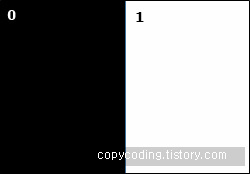
#> input picture opencv/data/bit_image_1.jpeg, 250 x 174 px
$ jupyter execute '비트연산.ipynb'
#> lines starting #> are read from the running program, lines starting #| are printed output that depends on the picture
[cell 1]
import cv2
import matplotlib.pyplot as plt

image_1 = cv2.imread('../data/bit_image_1.jpeg')
#> image_1 is the input picture: shape (174, 250, 3); mean B, G, R 122.3, 122.2, 122
image_2 = cv2.imread('../data/bit_image_2.jpeg')
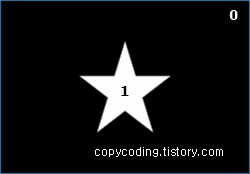
#> input picture opencv/data/bit_image_2.jpeg, 250 x 174 px
#> image_2 is the input picture: shape (174, 250, 3); mean B, G, R 20.9, 20, 19

fig, axes = plt.subplots(1, 2, figsize=(10, 10))
axes[0].imshow(image_1)
axes[0].set_title('image_1')
axes[0].axis('off')

axes[1].imshow(image_2)
axes[1].set_title('image_2')
axes[1].axis('off')
plt.show()
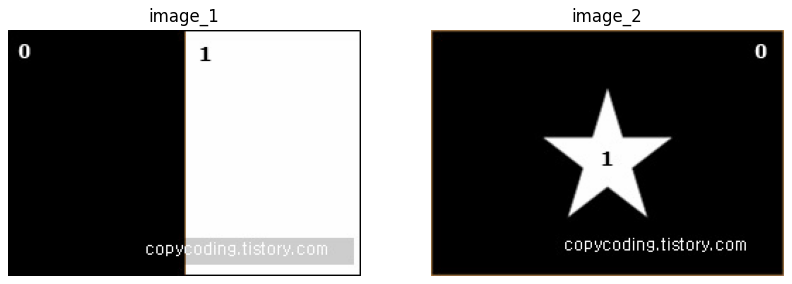
#> figure drawn by matplotlib, 2 panels; B, G, R data is drawn as R, G, B

print(image_1.shape)
#| (174, 250, 3)
print(image_2.shape)
#| (174, 250, 3)

""" 이미지에 대한 출처는 copycoding님의 티스토리를 참고하였습니다. """

[cell 2]
dst_1 = cv2.bitwise_and(image_1, image_2)
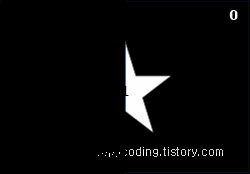
#> dst_1: shape (174, 250, 3); mean B, G, R 9.4, 9.3, 9.2
dst_2 = cv2.bitwise_or(image_1, image_2)
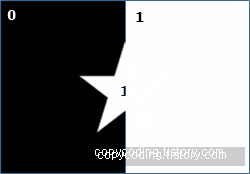
#> dst_2: shape (174, 250, 3); mean B, G, R 133.8, 132.8, 131.9
dst_3 = cv2.bitwise_not(image_1)
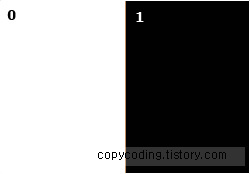
#> dst_3: shape (174, 250, 3); mean B, G, R 132.7, 132.8, 133
dst_4 = cv2.bitwise_xor(image_1, image_2)
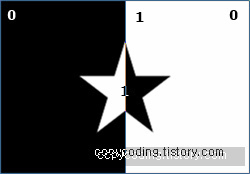
#> dst_4: shape (174, 250, 3); mean B, G, R 124.4, 123.6, 122.7

fig, axes = plt.subplots(2, 2, figsize=(10, 10))
axes[0, 0].imshow(dst_1)
axes[0, 0].set_title('bitwise_and')
axes[0, 0].axis('off')

axes[0, 1].imshow(dst_2)
axes[0, 1].set_title('bitwise_or')
axes[0, 1].axis('off')

axes[1, 0].imshow(dst_3)
axes[1, 0].set_title('bitwise_not')
axes[1, 0].axis('off')

axes[1, 1].imshow(dst_4)
axes[1, 1].set_title('bitwise_xor')
axes[1, 1].axis('off')
plt.show()
#> figure, not shown here; B, G, R data is drawn as R, G, B
